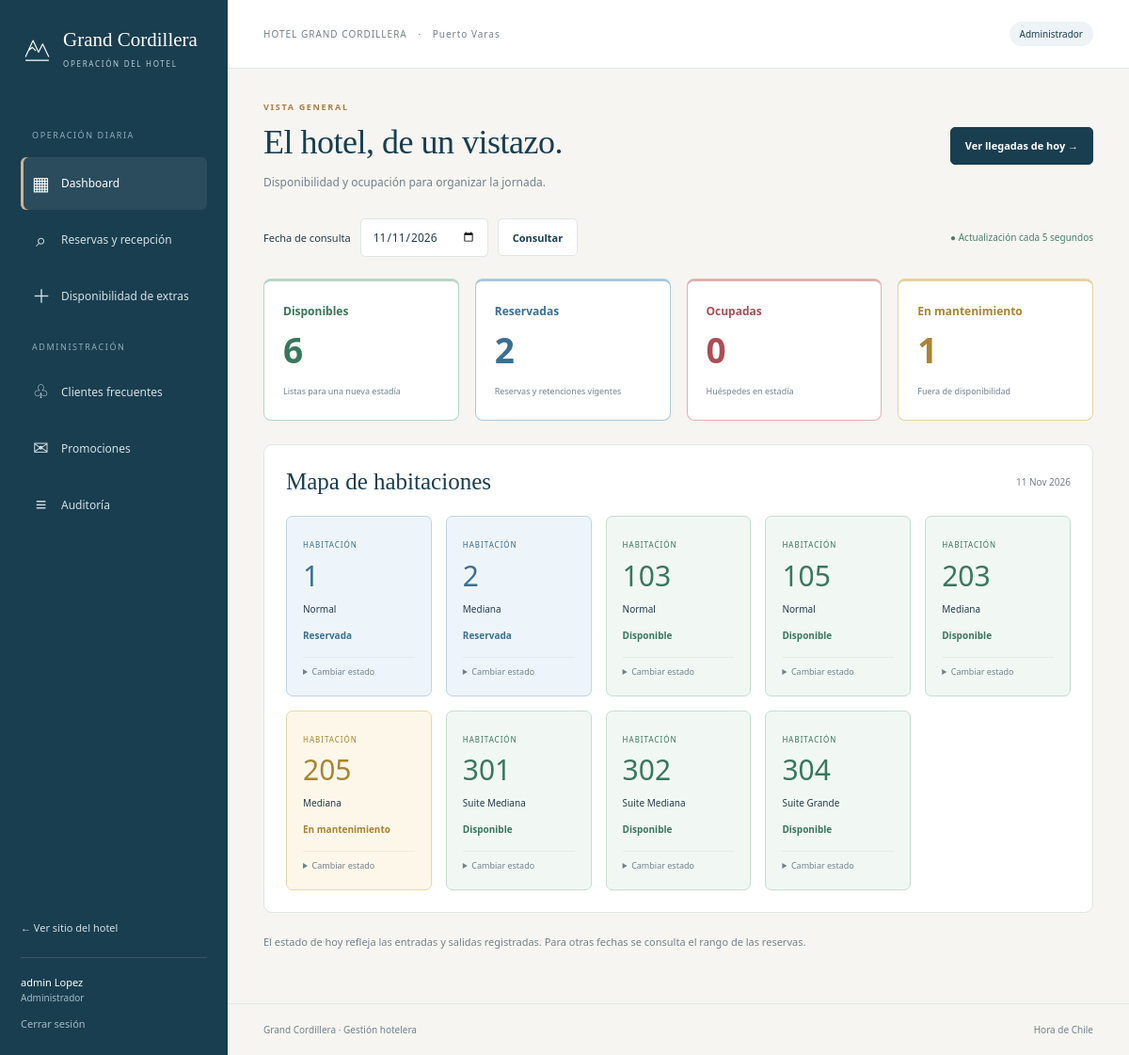
Page /panel/ (signed in) on the committed database.
### hotel/models.py (models this page shows, shortened)
class Usuario(AbstractUser):
    username = None
    first_name = None
    last_name = None
    rut = models.CharField(
        max_length=12,
        unique=True,
        verbose_name="RUT",
    )
    nombre = models.CharField(max_length=100)
    apellido = models.CharField(max_length=100)
    email = models.CharField(
        max_length=254,
        validators=[validar_arroba],
        unique=True,
        verbose_name="Correo electrónico",
    )
    telefono = models.CharField(
        max_length=25,
        verbose_name="Teléfono",
    )
    USERNAME_FIELD = "email"
    REQUIRED_FIELDS = [
        "rut",
        "nombre",
        "apellido",
        "telefono",
    ]
    objects = UsuarioManager()
    class Meta:
        db_table = "usuario"
        verbose_name = "Usuario"
        verbose_name_plural = "Usuarios"
        constraints = [
            models.UniqueConstraint(
                Lower("email"),
                name="usuario_email_unico_sin_mayusculas",
            ),
        ]
    def get_full_name(self):
        return f"{self.nombre} {self.apellido}".strip()

class PersonalHotel(models.Model):
    class Rol(models.TextChoices):
        RECEPCIONISTA = "RECEPCIONISTA", "Recepcionista"
        ADMINISTRADOR = "ADMINISTRADOR", "Administrador"
    usuario = models.OneToOneField(
        Usuario,
        on_delete=models.PROTECT,
        related_name="personal_hotel",
    )
    codigo_empleado = models.CharField(
        max_length=20,
        unique=True,
        verbose_name="Código de empleado",
    )
    rol = models.CharField(
        max_length=20,
        choices=Rol.choices,
    )
    class Meta:
        db_table = "personal_hotel"
        verbose_name = "Personal del hotel"
        verbose_name_plural = "Personal del hotel"

class Habitacion(models.Model):
    class Tipo(models.TextChoices):
        NORMAL = "NORMAL", "Normal"
        MEDIANA = "MEDIANA", "Mediana"
        SUITE_MED = "SUITE_MED", "Suite Mediana"
        GRANDE = "GRANDE", "Suite Grande"
    class Estado(models.TextChoices):
        DISPONIBLE = "DISPONIBLE", "Disponible"
        RESERVADA = "RESERVADA", "Reservada"
        OCUPADA = "OCUPADA", "Ocupada"
        MANTENIMIENTO = "MANTENIMIENTO", "En mantenimiento"
    capacidad = models.PositiveIntegerField(default=2, validators=[MinValueValidator(1)])
    cantidad_camas = models.PositiveIntegerField(default=1, validators=[MinValueValidator(1)])
    tipo_cama = models.CharField(max_length=30, default="Matrimonial")
    televisor = models.BooleanField(default=True)
    bano_privado = models.BooleanField(default=True, verbose_name="Baño privado")
    tina = models.BooleanField(default=False)
    minibar = models.BooleanField(default=False)
    CONFIGURACION = {
        Tipo.NORMAL: (2, 1, "Matrimonial"),
        Tipo.MEDIANA: (4, 2, "Matrimonial"),
        Tipo.SUITE_MED: (2, 1, "King"),
        Tipo.GRANDE: (4, 2, "King"),
    }
    numero = models.PositiveIntegerField(
        unique=True,
        validators=[MinValueValidator(1)],
    )
    tipo = models.CharField(
        max_length=10,
        choices=Tipo.choices,
    )
    precio_base_noche = models.DecimalField(
        max_digits=12,
        decimal_places=2,
        validators=[MinValueValidator(0)],
    )
    estado_actual = models.CharField(
        max_length=15,
        choices=Estado.choices,
        default=Estado.DISPONIBLE,
    )
    class Meta:
        db_table = "habitacion"
        verbose_name = "Habitación"
        verbose_name_plural = "Habitaciones"
        ordering = ["numero"]
        constraints = [
            models.CheckConstraint(
                condition=Q(precio_base_noche__gte=0),
                name="habitacion_precio_no_negativo",
            ),
        ]

### hotel/panel_views.py (the view)
# urls.py: path('panel/', panel_views.dashboard, name='panel_dashboard'),
@never_cache
@acceso_personal()
def dashboard(request):
    datos = datos_dashboard(fecha_consulta(request))
    contexto = contexto_panel(request, 'dashboard')
    contexto.update({'datos': datos, 'fecha': date.fromisoformat(datos['fecha']), 'hoy': timezone.localdate()})
    return render(request, 'hotel/panel/dashboard.html', contexto)

### hotel/panel_views.py (called while the page is built)
def contexto_panel(request, seccion):
    return {'personal': request.personal_hotel, 'es_administrador': request.es_administrador, 'seccion': seccion}

def fecha_consulta(request):
    try:
        return date.fromisoformat(request.GET.get('fecha', ''))
    except ValueError:
        return timezone.localdate()

### hotel/personal.py (called while the page is built)
def personal_de(usuario):
    if not usuario.is_authenticated or not usuario.is_active:
        return None
    perfil = PersonalHotel.objects.filter(usuario=usuario).first()
    if perfil is None and usuario.is_superuser:
        perfil = PersonalHotel.objects.get_or_create(usuario=usuario, defaults={'codigo_empleado': f'ADM-{usuario.pk}', 'rol': PersonalHotel.Rol.ADMINISTRADOR})[0]
    return perfil

def acceso_personal(solo_admin=False):
    def decorador(vista):
        @wraps(vista)
        def wrapper(request, *args, **kwargs):
            if not request.user.is_authenticated:
                return redirect_to_login(request.get_full_path(), login_url='hotel:ingresar')
            perfil = personal_de(request.user)
            if not perfil or (solo_admin and not request.user.is_superuser and perfil.rol != PersonalHotel.Rol.ADMINISTRADOR):
                raise PermissionDenied('No tienes permisos para esta sección.')
            request.personal_hotel = perfil
            request.es_administrador = request.user.is_superuser or perfil.rol == PersonalHotel.Rol.ADMINISTRADOR
            return vista(request, *args, **kwargs)
        return wrapper
    return decorador

### hotel/templates/hotel/panel/dashboard.html (shortened to what this page needs)
{% extends 'hotel/panel/base.html' %}{% block content %}<div class="page-heading"><div><span class="eyebrow">VISTA GENERAL</span><h1>El hotel, de un vistazo.</h1><p>Disponibilidad y ocupación para organizar la jornada.</p></div><a class="button" href="{% url 'hotel:panel_reservas' %}?llegadas=hoy">Ver llegadas de hoy →</a></div>
<div class="dashboard-controls"><form method="get"><label for="fecha">Fecha de consulta</label><input type="date" id="fecha" name="fecha" value="{{ fecha|date:'Y-m-d' }}"><button class="outline-button">Consultar</button></form><span class="live-indicator">● Actualización cada 5 segundos</span></div>
<div id="dashboard-live" data-url="{% url 'hotel:panel_estado' %}?fecha={{ fecha|date:'Y-m-d' }}"><div class="metric-grid"><article class="metric disponible"><span>Disponibles</span><strong data-count="DISPONIBLE">{{ datos.conteo.DISPONIBLE }}</strong><small>Listas para una nueva estadía</small></article><article class="metric reservada"><span>Reservadas</span><strong data-count="RESERVADA">{{ datos.conteo.RESERVADA }}</strong><small>Reservas y retenciones vigentes</small></article><article class="metric ocupada"><span>Ocupadas</span><strong data-count="OCUPADA">{{ datos.conteo.OCUPADA }}</strong><small>Huéspedes en estadía</small></article><article class="metric mantenimiento"><span>En mantenimiento</span><strong data-count="MANTENIMIENTO">{{ datos.conteo.MANTENIMIENTO }}</strong><small>Fuera de disponibilidad</small></article></div>
<section class="panel-card"><div class="card-heading"><h2>Mapa de habitaciones</h2><span id="ultima-actualizacion">{{ fecha|date:'j M Y' }}</span></div><div class="rooms-map">{% for habitacion in datos.habitaciones %}<article class="room-tile {{ habitacion.estado|lower }}" data-room="{{ habitacion.id }}"><div><span>HABITACIÓN</span><strong>{{ habitacion.numero }}</strong></div><p>{{ habitacion.tipo }}</p><span class="room-state">{{ habitacion.etiqueta }}</span>{% if es_administrador %}<details><summary>Cambiar estado</summary></details>{% endif %}</article>{% empty %}<p class="empty">Aún no hay habitaciones. Agrégalas desde el administrador de Django.</p>{% endfor %}</div></section></div><p class="caption">El estado de hoy refleja las entradas y salidas registradas. Para otras fechas se consulta el rango de las reservas.</p>{% endblock %}

### hotel/templates/hotel/panel/base.html (shortened to what this page needs)
{% load static %}<!doctype html><html lang="es-CL"><head><link rel="stylesheet" href="{% static 'hotel/css/panel.css' %}?v=destinatarios-3"></head><body>
<aside class="panel-sidebar"><a class="panel-brand" href="{% url 'hotel:panel_dashboard' %}"><img src="{% static 'hotel/img/montana.svg' %}" alt=""><span>Grand Cordillera<small>OPERACIÓN DEL HOTEL</small></span></a><span class="nav-caption">OPERACIÓN DIARIA</span><nav><a class="{% if seccion == 'dashboard' %}active{% endif %}" href="{% url 'hotel:panel_dashboard' %}"><span>▦</span>Dashboard</a><a class="{% if seccion == 'reservas' %}active{% endif %}" href="{% url 'hotel:panel_reservas' %}"><span>⌕</span>Reservas y recepción</a><a class="{% if seccion == 'extras' %}active{% endif %}" href="{% url 'hotel:panel_extras' %}"><span>＋</span>Disponibilidad de extras</a>{% if es_administrador %}<span class="nav-caption">ADMINISTRACIÓN</span><a class="{% if seccion == 'clientes' %}active{% endif %}" href="{% url 'hotel:panel_clientes' %}"><span>♧</span>Clientes frecuentes</a><a class="{% if seccion == 'promociones' %}active{% endif %}" href="{% url 'hotel:panel_promociones' %}"><span>✉</span>Promociones</a><a class="{% if seccion == 'auditoria' %}active{% endif %}" href="{% url 'hotel:panel_auditoria' %}"><span>≡</span>Auditoría</a>{% endif %}</nav><div class="sidebar-bottom"><a href="{% url 'hotel:home' %}">← Ver sitio del hotel</a><p>{{ user.get_full_name }}<small>{{ personal.get_rol_display }}</small></p><form method="post" action="{% url 'hotel:salir' %}">{% csrf_token %}<button type="submit">Cerrar sesión</button></form></div></aside>
<div class="panel-main"><header class="panel-topbar"><span>HOTEL GRAND CORDILLERA <b>·</b> Puerto Varas</span><span class="staff-chip">{{ personal.get_rol_display }}</span></header><main class="panel-content">{% block content %}{% endblock %}</main><footer class="panel-footer">Grand Cordillera · Gestión hotelera <span>Hora de Chile</span></footer></div></body></html>

### rows in the picture
Usuario: get_full_name "admin Lopez"
PersonalHotel: rol "Administrador"
Habitacion: numero "103", tipo "Normal", etiqueta "Disponible"
Habitacion: numero "105", tipo "Normal", etiqueta "Disponible"
Habitacion: numero "203", tipo "Mediana", etiqueta "Disponible"

### other values in the picture
{{ datos.conteo.DISPONIBLE }} "6"
{{ datos.conteo.RESERVADA }} "2"
{{ datos.conteo.OCUPADA }} "0"
{{ datos.conteo.MANTENIMIENTO }} "1"
{{ fecha|date:'j M Y' }} "11 Nov 2026"
{{ habitacion.numero }} "1" "2" "205" "301" "302" "304"
{{ habitacion.tipo }} "Normal" "Mediana" "Mediana" "Suite Mediana" "Suite Mediana" "Suite Grande"
{{ habitacion.etiqueta }} "Reservada" "Reservada" "En mantenimiento" "Disponible" "Disponible" "Disponible"
